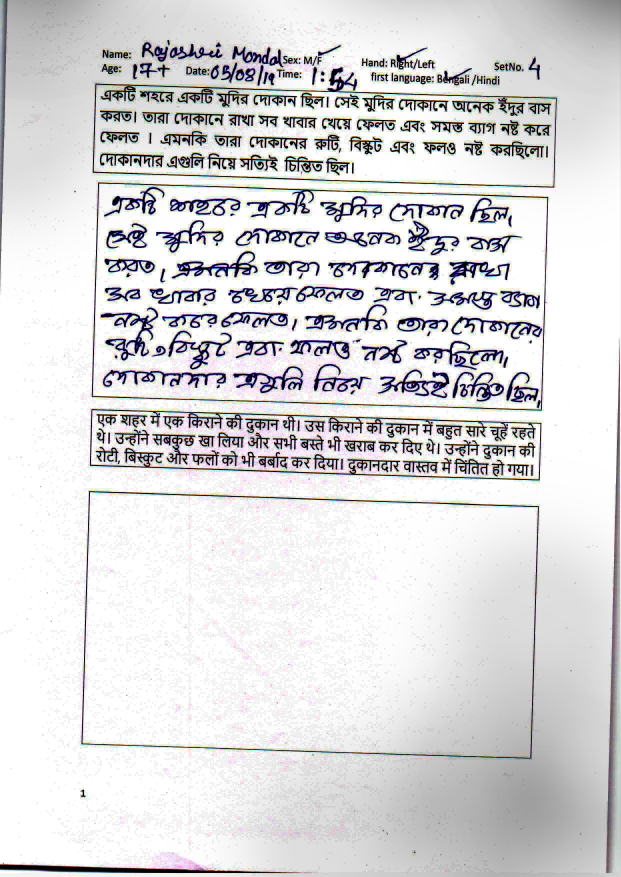
#> input picture Scan_30027.jpg, 2481 x 3507 px (shown at 1/4 size); its folder holds only this picture in this run
$ python -i imagePreprocess.py   (imports and definitions only)   (older library calls are emulated)
#> lines starting #> are read from the running program, lines starting #| are printed output that depends on the picture; after the words box and inside, x2 and y2 are one past the last pixel; in counts of white or black regions, pixels touching at a corner belong together
#> further down, picture is the input picture: shape (3507, 2481, 3); mean B, G, R 219.1, 217.8, 218.2
'''
##summary -
    this file contains all image processing functions we required for
    for our final year project on document image processing to find
    handwritten text segments

'''
#imports
import cv2
import numpy as np
import math
import os
from scipy.ndimage import interpolation as inter

#max dimention of the image
IMAGE_PREVIEW_SCALE = 800
#colors
COLOR_RED = (50, 80, 255)
COLOR_GREEN = (0, 255, 10)
COLOR_SKY = (255, 255, 30)
COLOR_BLUE = (255, 30, 0)

#function to show an image in  resized window
# [104 lines left out: functions showImage, clearImageToBinary, correctSkew, lineRemove, not called in this run]

#remove line segments from the image
def clearLineRemove(img):
    width, height, _ = img.shape
#> width = 3507; height = 2481
    result = img.copy()
    gray = cv2.cvtColor(img,cv2.COLOR_BGR2GRAY)
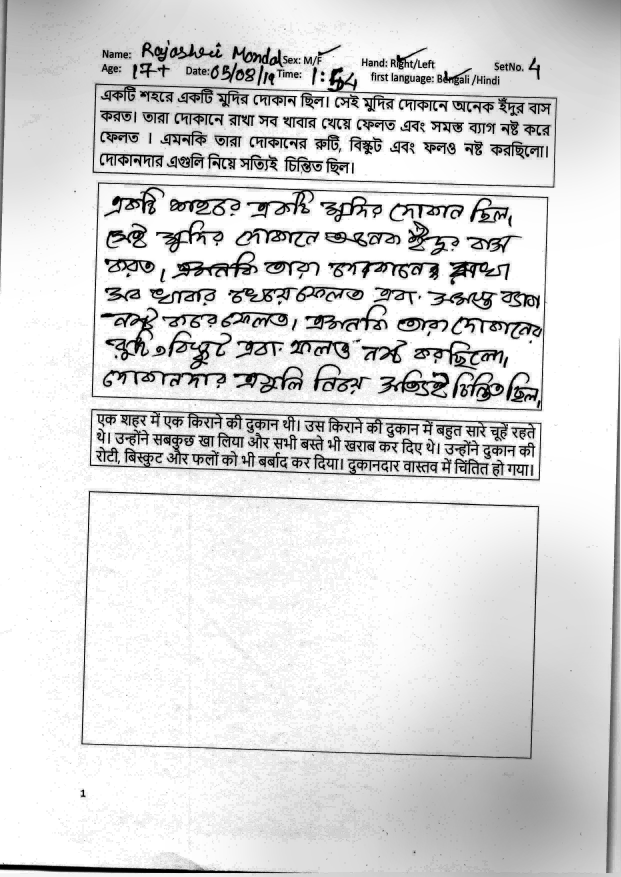
#> gray: shape (3507, 2481) (shown at 1/4 size); min 0, max 255, mean 218.1
    #detect lines and remove using probabilistic hough transform
    thresh = cv2.threshold(gray, 0, 255, cv2.THRESH_BINARY_INV + cv2.THRESH_OTSU)[1]
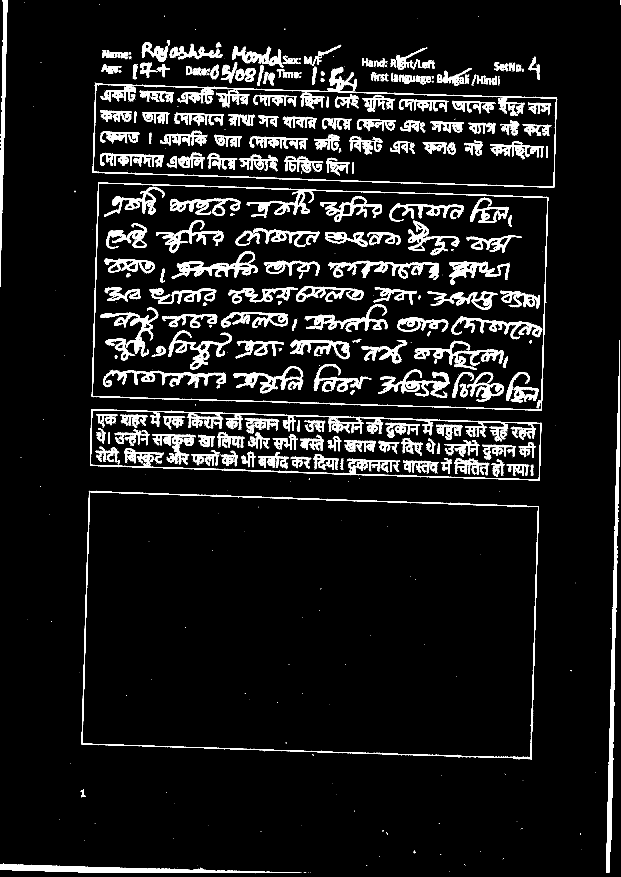
#> thresh: shape (3507, 2481) (shown at 1/4 size); 7.7% white; 9323 white regions (9020 under 20 px), largest, box (x1, y1, x2, y2) and area: (360, 1636, 2166, 1922) 40317, (2425, 1360, 2480, 3492) 25832, (367, 729, 2193, 1642) 25055
    lines = cv2.HoughLinesP(thresh,1,np.pi/180,200,minLineLength=100,maxLineGap=10)
#> lines = 637 rows, first 6: [2442, 3383, 2475, 1504], [2446, 3247, 2479, 1360], [2440, 3407, 2469, 1723], [354, 1964, 2155, 2027], [356, 1966, 1697, 2013], [360, 1859, 2131, 1920]
    #remove lines with white color
    try:
       for line in lines:
        x1,y1,x2,y2 = line[0]
        xx = math.fabs(x1-x2)
        yy = math.fabs(y1-y2)
        if yy > 40 or xx > 100 :
            cv2.line(result,(x1,y1),(x2,y2),(255,255,255),6)
#> this loop made 637 passes
#> (x1, y1, x2, y2, xx, yy) on passes 1 to 3: (2442, 3383, 2475, 1504, 33, 1879), (2446, 3247, 2479, 1360, 33, 1887), (2440, 3407, 2469, 1723, 29, 1684)
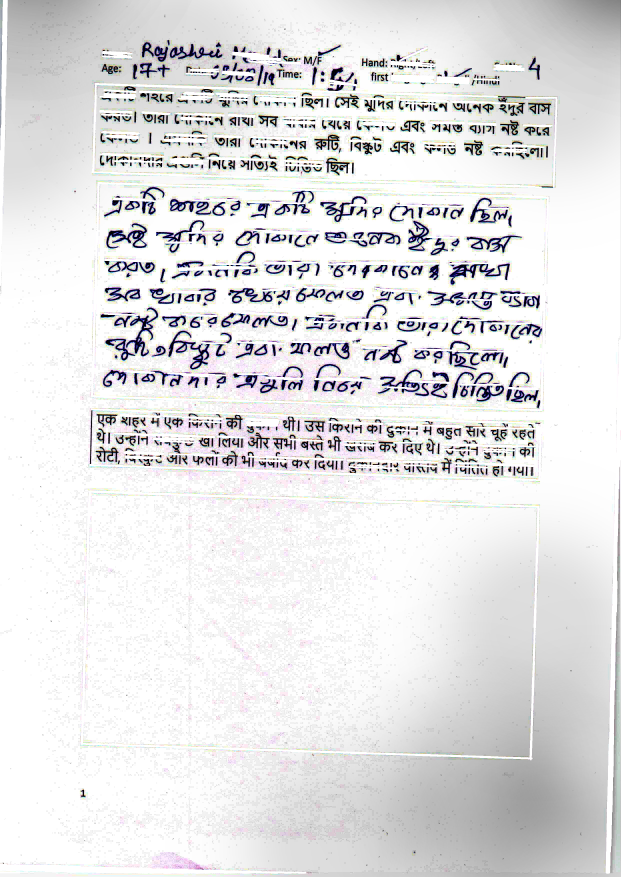
#> result: shape (3507, 2481, 3) (shown at 1/4 size); mean B, G, R 227, 226.1, 226.4
    except:
        pass

    rgb_planes = cv2.split(result)

    result_planes = []
    result_norm_planes = []
    for plane in rgb_planes:
        dilated_img = cv2.dilate(plane, np.ones((7,7), np.uint8))
        bg_img = cv2.medianBlur(dilated_img, 21)
        diff_img = 255 - cv2.absdiff(plane, bg_img)
        norm_img = cv2.normalize(diff_img,None, alpha=0, beta=255, norm_type=cv2.NORM_MINMAX, dtype=cv2.CV_8UC1)
        result_planes.append(diff_img)
        result_norm_planes.append(norm_img)
#> this loop made 3 passes
#> pass 1, in clearLineRemove, `dilated_img = cv2.dilate(plane, np.ones((7,7), np.uint8))`:
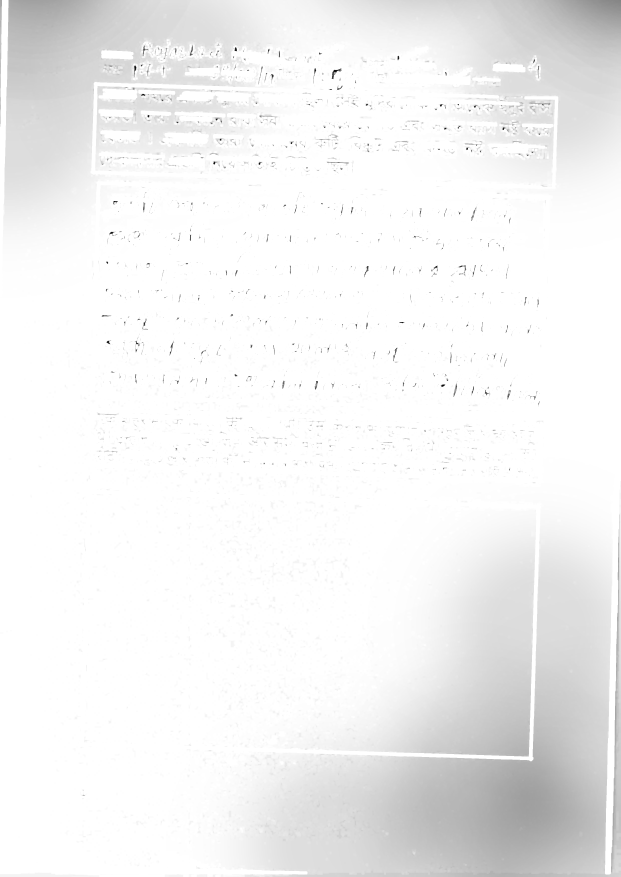
#> dilated_img: shape (3507, 2481) (shown at 1/4 size); min 2, max 255, mean 242.4
#> pass 1, in clearLineRemove, `diff_img = 255 - cv2.absdiff(plane, bg_img)`:
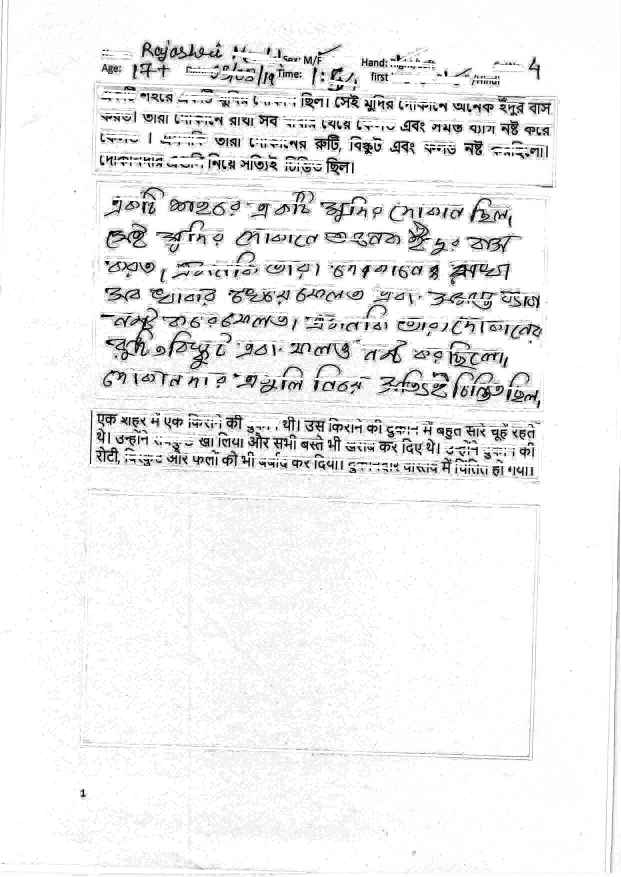
#> diff_img: shape (3507, 2481) (shown at 1/4 size); min 0, max 255, mean 239
#> after the loop:
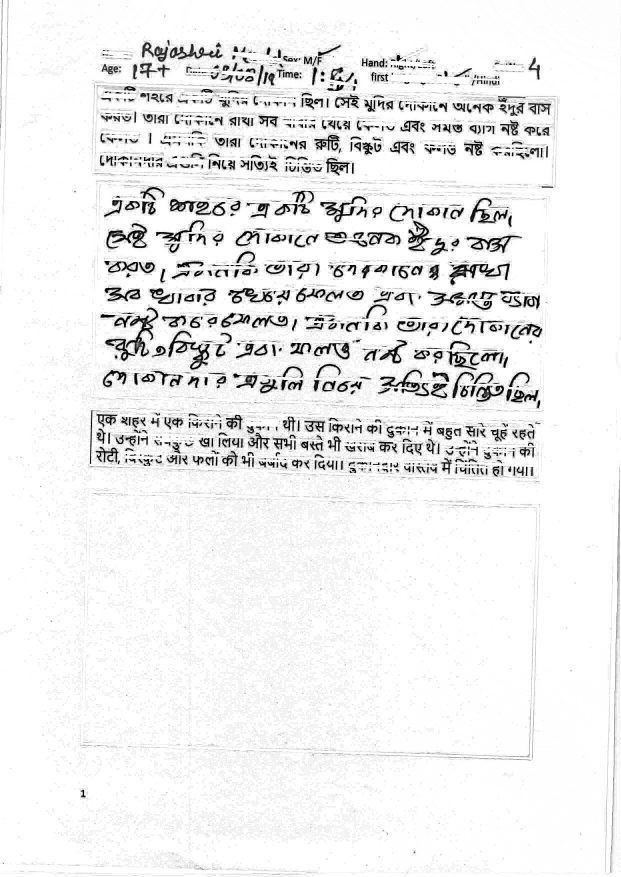
#> diff_img: shape (3507, 2481) (shown at 1/4 size); min 0, max 255, mean 238.6
#> after the loop, result_norm_planes = 3 items; result_planes = 3 items

    result = cv2.merge(result_planes)
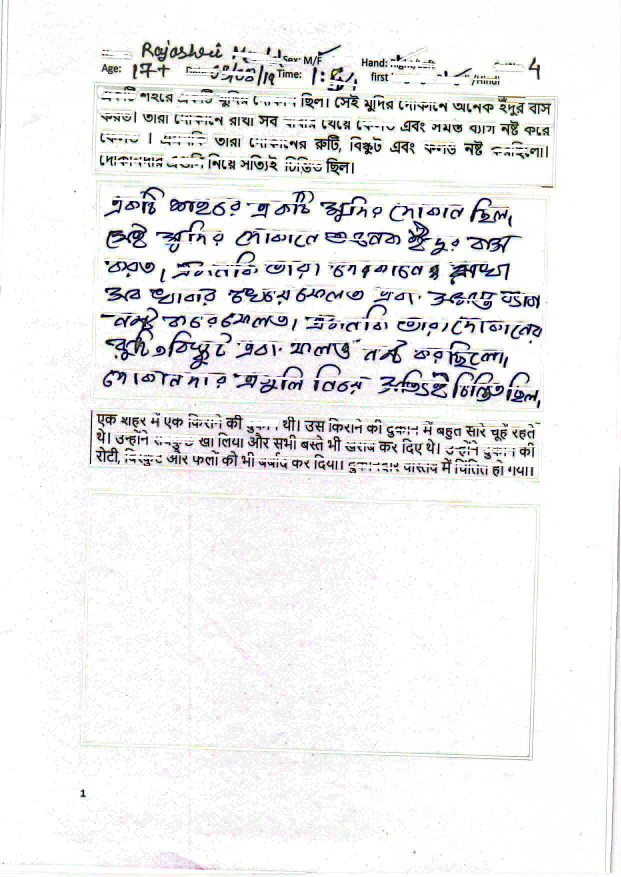
#> result: shape (3507, 2481, 3) (shown at 1/4 size); mean of channels 0, 1, 2 239, 238.6, 238.6; drawn as B, G, R
    result = cv2.merge(result_norm_planes)
    kernel = np.ones((1,1), np.uint8)
    result = cv2.dilate(result, kernel, iterations=1)
    result = cv2.erode(result, kernel, iterations=1)

    return result

#remobe lines from bin image
# [184 lines left out: functions lineRemoveBin, createKernelAniso, findContureData, findContureDataLine, findContureDataParagraph, trimWhiteSpace and 2 more, not called in this run]

>>> import cv2
>>> picture = cv2.imread('Scan_30027.jpg')
>>> result = clearLineRemove(picture)
